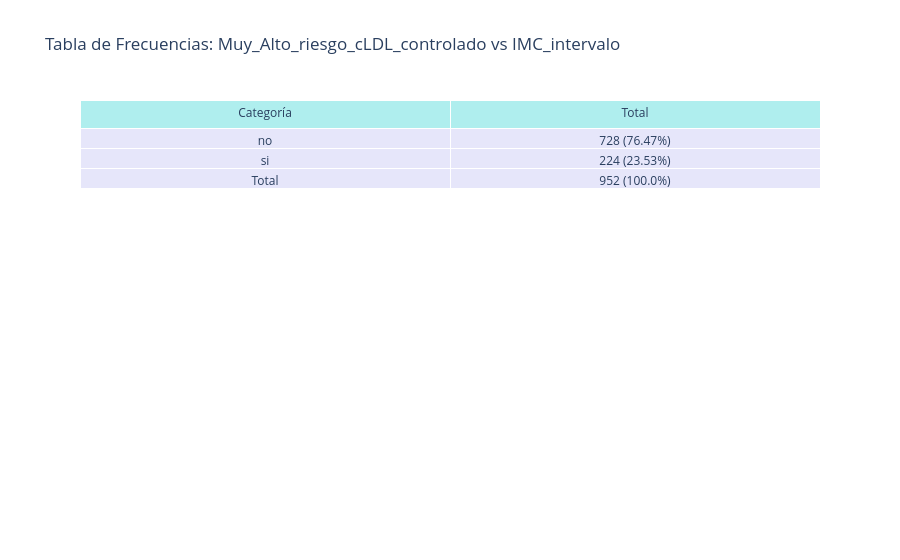
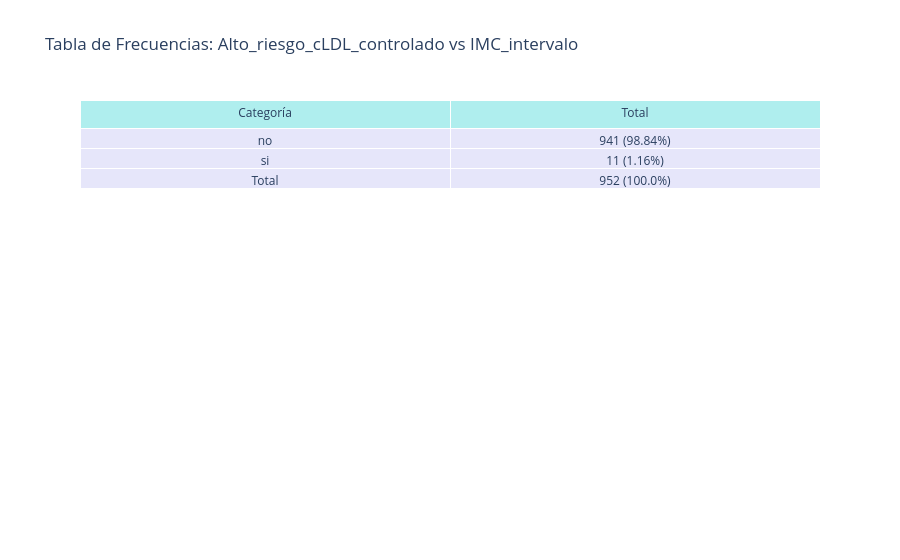
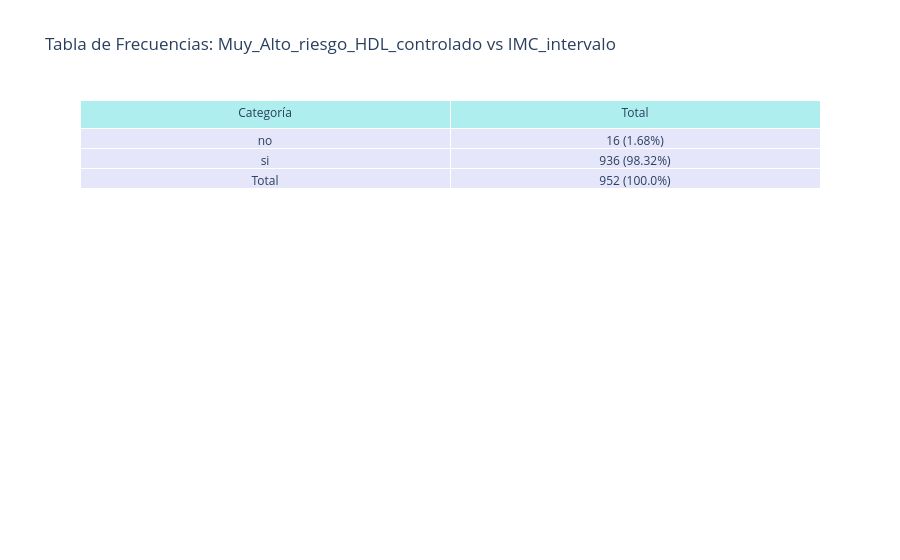
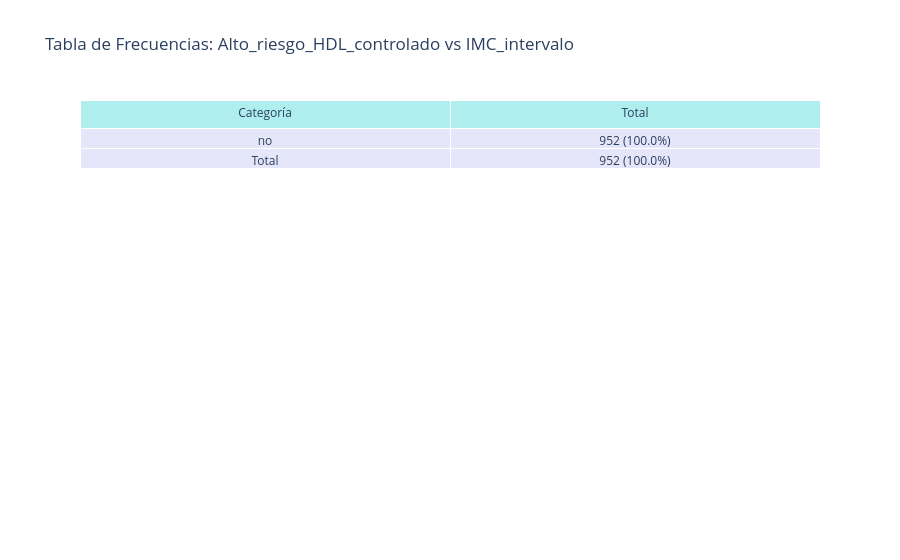

Notebook cell for these charts, in order:
### Code cell
import pandas as pd
import plotly.graph_objects as go

# Definición de intervalos
hb1a_interv = {'POC_hba1c(%)': [0, 5.7, 6.4, 7.5, 10, max(df['POC_hba1c(%)']) + 4]}
pres_sist = {'masculino': [0, 120, 130, 139, max(df['presion_arterial_sistolica'])],
             'femenino': [0, 120, 130, 139, max(df['presion_arterial_sistolica'])]}
IMC_interv = {'IMC': [0, 19.9, 24.9, 29.9, 40, max(df['IMC']) + 1]}
per_inter = {'masculino': [0, 94, 102, max(df['perimetro_abdominal'])],
             'femenino': [0, 80, 88, max(df['perimetro_abdominal'])]}
pres_diast = {'masculino': [0, 80, 90, 120, max(df['presion_arterial_diastolica'])],
              'femenino': [0, 80, 90, 120, max(df['presion_arterial_diastolica'])]}

# Creación de intervalos en el DataFrame
df['POC_hba1c_intervalo'] = pd.cut(df['POC_hba1c(%)'], bins=hb1a_interv['POC_hba1c(%)'])
df['IMC_intervalo'] = pd.cut(df['IMC'], bins=IMC_interv['IMC'])
df['perimetro_abdominal_intervalo'] = pd.cut(df['perimetro_abdominal'], bins=per_inter['masculino'])
df['presion_arterial_sistolica_intervalo'] = pd.cut(df['presion_arterial_sistolica'], bins=pres_sist['masculino'])
df['presion_arterial_diastolica_intervalo'] = pd.cut(df['presion_arterial_diastolica'], bins=pres_diast['masculino'])
variables = ['IMC_intervalo', 'POC_hba1c_intervalo', 'perimetro_abdominal_intervalo', 
             'presion_arterial_sistolica_intervalo', 'presion_arterial_diastolica_intervalo']

for variable in variables:
    for agrupacion in agrupaciones:
        # Crear tabla de frecuencias cruzadas
        tabla_frecuencias = pd.crosstab(df[agrupacion], df[variable])

        # Calcular totales por columna
        totales_columna = tabla_frecuencias.sum(axis=0)

        # Calcular porcentajes por columna correctamente
        porcentajes = tabla_frecuencias.div(totales_columna, axis=1) * 100

        # Agregar columna de totales para las filas
        tabla_frecuencias['Total'] = tabla_frecuencias.sum(axis=1)

        # Calcular porcentaje en la columna "Total" basado en el total global
        porcentajes['Total'] = (tabla_frecuencias['Total'] / tabla_frecuencias['Total'].sum() * 100).round(2)

        # Agregar fila de totales (valores absolutos y porcentaje 100%)
        tabla_frecuencias.loc['Total'] = tabla_frecuencias.sum(axis=0)
        porcentajes.loc['Total'] = [100.0] * len(tabla_frecuencias.columns)

        # Combinar frecuencias y porcentajes en formato "valor (porcentaje%)"
        tabla_final_percent = tabla_frecuencias.astype(str) + " (" + porcentajes.round(2).astype(str) + "%)"

        # Reordenar columnas si es necesario
        columnas_ordenadas = ['si', 'no', 'Total']
        columnas_actuales = [col for col in columnas_ordenadas if col in tabla_final_percent.columns]
        tabla_final_percent = tabla_final_percent[columnas_actuales]

        # Crear tabla visual con Plotly
        fig = go.Figure(data=[go.Table(
            header=dict(
                values=['Categoría'] + list(tabla_final_percent.columns),
                fill_color='paleturquoise',
                align='center'
            ),
            cells=dict(
                values=[tabla_final_percent.index] + [tabla_final_percent[col].values for col in tabla_final_percent.columns],
                fill_color='lavender',
                align='center'
            )
        )])

        # Título dinámico de la tabla
        fig.update_layout(
            title=f'Tabla de Frecuencias: {agrupacion} vs {variable}'
        )
        fig.show()

### Figure 1 — Plotly figure (JSON) as saved in the notebook; plotly's stock layout.template omitted (floating-point values rounded to 4 significant figures)
{"data": [{"cells": {"align": "center", "fill": {"color": "lavender"}, "values": [["no", "si", "Total"], ["728 (76.47%)", "224 (23.53%)", "952 (100.0%)"]]}, "header": {"align": "center", "fill": {"color": "paleturquoise"}, "values": ["Categoría", "Total"]}, "type": "table"}], "layout": {"title": {"text": "Tabla de Frecuencias: Muy_Alto_riesgo_cLDL_controlado vs IMC_intervalo"}}}

### Figure 2 — Plotly figure (JSON) as saved in the notebook; plotly's stock layout.template omitted (floating-point values rounded to 4 significant figures)
{"data": [{"cells": {"align": "center", "fill": {"color": "lavender"}, "values": [["no", "si", "Total"], ["941 (98.84%)", "11 (1.16%)", "952 (100.0%)"]]}, "header": {"align": "center", "fill": {"color": "paleturquoise"}, "values": ["Categoría", "Total"]}, "type": "table"}], "layout": {"title": {"text": "Tabla de Frecuencias: Alto_riesgo_cLDL_controlado vs IMC_intervalo"}}}

### Figure 3 — Plotly figure (JSON) as saved in the notebook; plotly's stock layout.template omitted (floating-point values rounded to 4 significant figures)
{"data": [{"cells": {"align": "center", "fill": {"color": "lavender"}, "values": [["no", "si", "Total"], ["16 (1.68%)", "936 (98.32%)", "952 (100.0%)"]]}, "header": {"align": "center", "fill": {"color": "paleturquoise"}, "values": ["Categoría", "Total"]}, "type": "table"}], "layout": {"title": {"text": "Tabla de Frecuencias: Muy_Alto_riesgo_HDL_controlado vs IMC_intervalo"}}}

### Figure 4 — Plotly figure (JSON) as saved in the notebook; plotly's stock layout.template omitted (floating-point values rounded to 4 significant figures)
{"data": [{"cells": {"align": "center", "fill": {"color": "lavender"}, "values": [["no", "Total"], ["952 (100.0%)", "952 (100.0%)"]]}, "header": {"align": "center", "fill": {"color": "paleturquoise"}, "values": ["Categoría", "Total"]}, "type": "table"}], "layout": {"title": {"text": "Tabla de Frecuencias: Alto_riesgo_HDL_controlado vs IMC_intervalo"}}}
